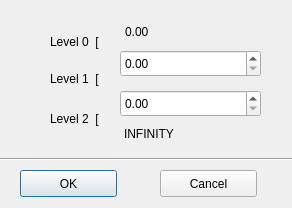
<?xml version="1.0" encoding="UTF-8"?>
<ui version="4.0">
 <class>EditLODThresholdDialog</class>
 <widget class="QDialog" name="EditLODThresholdDialog">
  <property name="geometry">
   <rect>
    <x>0</x>
    <y>0</y>
    <width>292</width>
    <height>208</height>
   </rect>
  </property>
  <property name="windowTitle">
   <string>Model LOD Threasholds</string>
  </property>
  <widget class="QPushButton" name="okButton">
   <property name="geometry">
    <rect>
     <x>20</x>
     <y>170</y>
     <width>97</width>
     <height>27</height>
    </rect>
   </property>
   <property name="text">
    <string>OK</string>
   </property>
  </widget>
  <widget class="QPushButton" name="cancelButton">
   <property name="geometry">
    <rect>
     <x>160</x>
     <y>170</y>
     <width>97</width>
     <height>27</height>
    </rect>
   </property>
   <property name="text">
    <string>Cancel</string>
   </property>
  </widget>
  <widget class="QDoubleSpinBox" name="th1SpinBox">
   <property name="geometry">
    <rect>
     <x>120</x>
     <y>50</y>
     <width>141</width>
     <height>27</height>
    </rect>
   </property>
   <property name="maximum">
    <double>999999.000000000000000</double>
   </property>
   <property name="singleStep">
    <double>10.000000000000000</double>
   </property>
  </widget>
  <widget class="QDoubleSpinBox" name="th2SpinBox">
   <property name="geometry">
    <rect>
     <x>120</x>
     <y>90</y>
     <width>141</width>
     <height>27</height>
    </rect>
   </property>
   <property name="maximum">
    <double>999999.000000000000000</double>
   </property>
   <property name="singleStep">
    <double>10.000000000000000</double>
   </property>
  </widget>
  <widget class="QLabel" name="label">
   <property name="geometry">
    <rect>
     <x>125</x>
     <y>23</y>
     <width>67</width>
     <height>17</height>
    </rect>
   </property>
   <property name="text">
    <string>0.00</string>
   </property>
  </widget>
  <widget class="QLabel" name="label_2">
   <property name="geometry">
    <rect>
     <x>124</x>
     <y>125</y>
     <width>67</width>
     <height>17</height>
    </rect>
   </property>
   <property name="text">
    <string>INFINITY</string>
   </property>
  </widget>
  <widget class="Line" name="line">
   <property name="geometry">
    <rect>
     <x>-3</x>
     <y>149</y>
     <width>351</width>
     <height>20</height>
    </rect>
   </property>
   <property name="orientation">
    <enum>Qt::Horizontal</enum>
   </property>
  </widget>
  <widget class="QLabel" name="label_3">
   <property name="geometry">
    <rect>
     <x>50</x>
     <y>33</y>
     <width>67</width>
     <height>17</height>
    </rect>
   </property>
   <property name="text">
    <string>Level 0  [</string>
   </property>
  </widget>
  <widget class="QLabel" name="label_4">
   <property name="geometry">
    <rect>
     <x>50</x>
     <y>70</y>
     <width>67</width>
     <height>17</height>
    </rect>
   </property>
   <property name="text">
    <string>Level 1  [</string>
   </property>
  </widget>
  <widget class="QLabel" name="label_5">
   <property name="geometry">
    <rect>
     <x>50</x>
     <y>110</y>
     <width>67</width>
     <height>17</height>
    </rect>
   </property>
   <property name="text">
    <string>Level 2  [</string>
   </property>
  </widget>
 </widget>
 <resources/>
 <connections/>
</ui>
